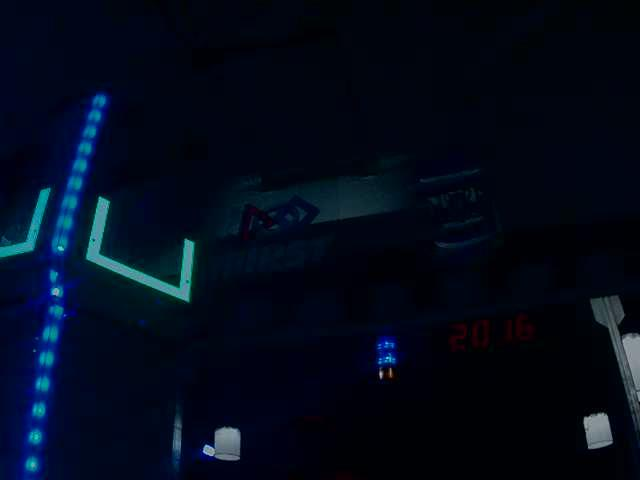
#> input picture 2016_RealFullField/12.jpg, 640 x 480 px; its folder holds only this picture in this run
$ python process_all.py   (older library calls are emulated)
#> lines starting #> are read from the running program, lines starting #| are printed output that depends on the picture; after the words box and inside, x2 and y2 are one past the last pixel; in counts of white or black regions, pixels touching at a corner belong together
#!/usr/bin/env python3

import cv2
import glob
import os.path


def process_hsv(dir):
#> called with dir = '../2016_RealFullField/'
    hsv_target_color = (178 // 2, 1.0 * 255, .61 * 255)
    hsv_target_lower = (hsv_target_color[0] - 5, 100, 100)
    hsv_target_upper = (hsv_target_color[0] + 5, 255, 255)

    for img in glob.glob(dir + "*.jpg"):
        print(img)
        bgr_image = cv2.imread(img)
#> bgr_image is the input picture: shape (480, 640, 3); mean B, G, R 25.9, 10.2, 2.7
        hsv_image = cv2.cvtColor(bgr_image, cv2.COLOR_BGR2HSV)
#> hsv_image: shape (480, 640, 3); mean H, S, V 112.5, 244.2, 26.1
        hsv_blurred_image = cv2.GaussianBlur(hsv_image, (5, 5), 0)
#> hsv_blurred_image: shape (480, 640, 3); mean H, S, V 112.5, 244.2, 26.1
        hsv_inrange_image = cv2.inRange(hsv_blurred_image, hsv_target_lower,
                                        hsv_target_upper)
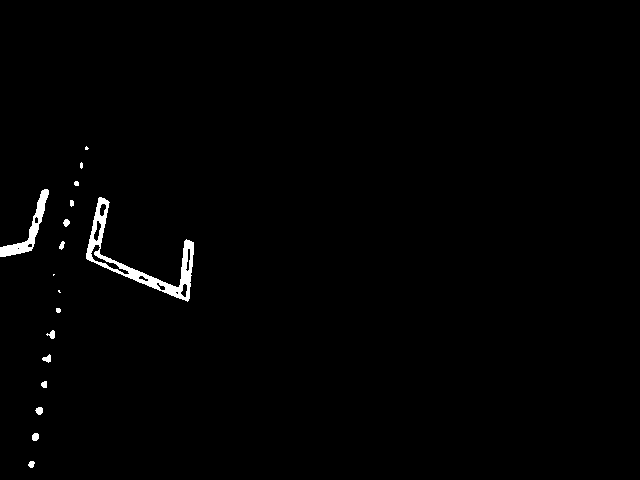
#> hsv_inrange_image: shape (480, 640); 1% white; 17 white regions (4 under 20 px)
        _, contours, _ = cv2.findContours(hsv_inrange_image.copy(),
                                          cv2.RETR_LIST,
                                          cv2.CHAIN_APPROX_SIMPLE)
#> contours = 28 contours, 10 with area under 20; largest, box (x1, y1, x2, y2) and area: (86, 197, 194, 302) 2122, (0, 189, 49, 257) 690, (90, 244, 130, 275) 222, (93, 220, 102, 242) 90, (185, 248, 191, 272) 64

        target_contour = sorted(contours, key=cv2.contourArea, reverse=True)[0]
#> target_contour = contour of 238 points, box (x1, y1, x2, y2) (86, 197, 194, 302), area 2122

        bgr_image_copy = bgr_image.copy()
        cv2.drawContours(bgr_image_copy, [target_contour], -1, (0, 0, 255), 2)
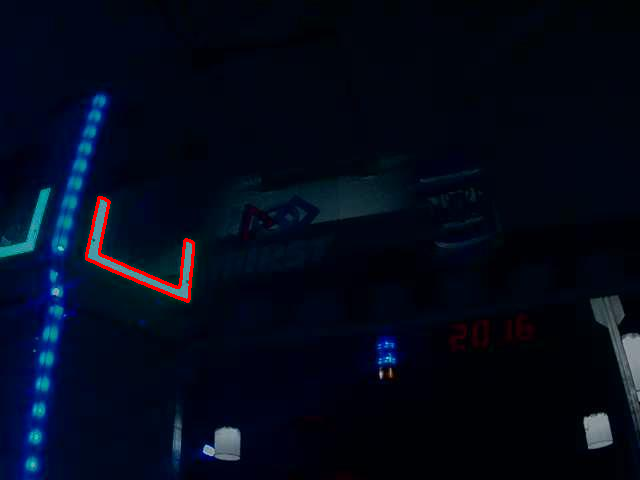
#> bgr_image_copy: shape (480, 640, 3); 0.49% of pixels changed, all inside (x1, y1, x2, y2) = (85, 196, 195, 303)
        cv2.imwrite("/tmp/process_hsv/" + os.path.basename(img),
                    bgr_image_copy)

if __name__ == '__main__':
    process_hsv("../2016_RealFullField/")

$ run again, on 2016_RealFullField/190.jpg
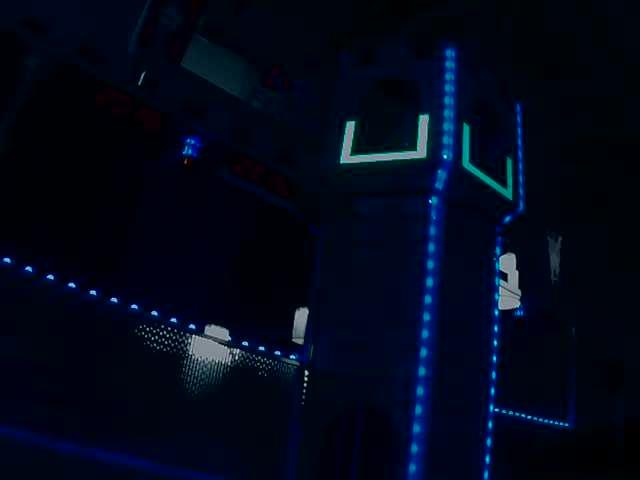
#> input picture 2016_RealFullField/190.jpg, 640 x 480 px
#> in process_hsv, bgr_image is the input picture: shape (480, 640, 3); mean B, G, R 25.7, 8.2, 2.7
#> hsv_image: shape (480, 640, 3); mean H, S, V 113.9, 244.7, 25.8
#> hsv_blurred_image: shape (480, 640, 3); mean H, S, V 113.9, 244.7, 25.8
#> in process_hsv, `hsv_inrange_image = cv2.inRange(hsv_blurred_image, hsv_target_lower, h..`:
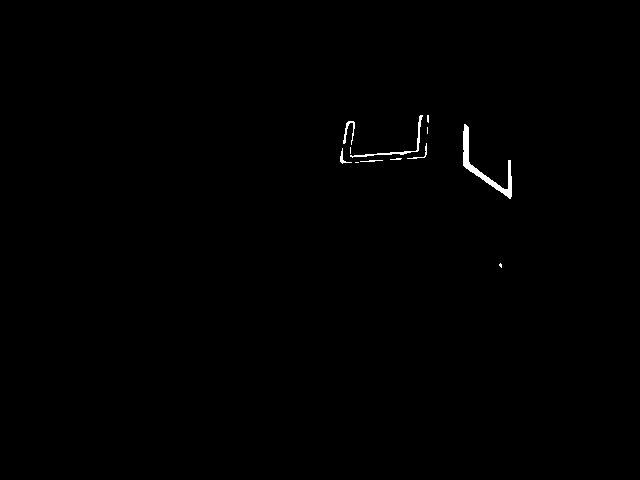
#> hsv_inrange_image: shape (480, 640); 0.37% white; 12 white regions (6 under 20 px)
#> contours = 12 contours, 8 with area under 20; largest, box (x1, y1, x2, y2) and area: (463, 124, 512, 199) 530, (350, 115, 423, 158) 120, (343, 121, 355, 145) 48, (340, 148, 352, 164) 24
#> target_contour = contour of 68 points, box (x1, y1, x2, y2) (463, 124, 512, 199), area 530
#> in process_hsv, `cv2.drawContours(bgr_image_copy, [target_contour], -1, (0, 0, 255), 2)`:
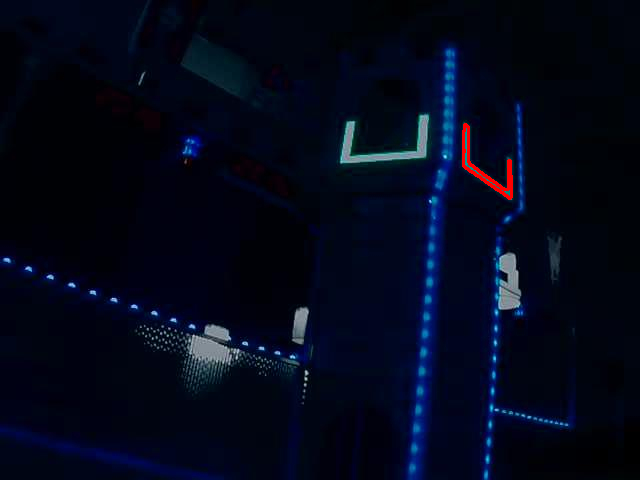
#> bgr_image_copy: shape (480, 640, 3); 0.27% of pixels changed, all inside (x1, y1, x2, y2) = (462, 123, 513, 200)

$ run again, on 2016_RealFullField/192.jpg
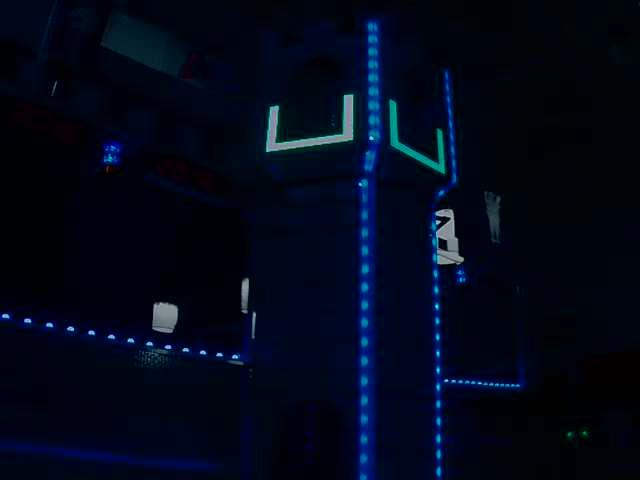
#> input picture 2016_RealFullField/192.jpg, 640 x 480 px
#> in process_hsv, bgr_image is the input picture: shape (480, 640, 3); mean B, G, R 25.1, 8, 2.2
#> hsv_image: shape (480, 640, 3); mean H, S, V 112.3, 244.1, 25.2
#> hsv_blurred_image: shape (480, 640, 3); mean H, S, V 112.3, 244.1, 25.2
#> in process_hsv, `hsv_inrange_image = cv2.inRange(hsv_blurred_image, hsv_target_lower, h..`:
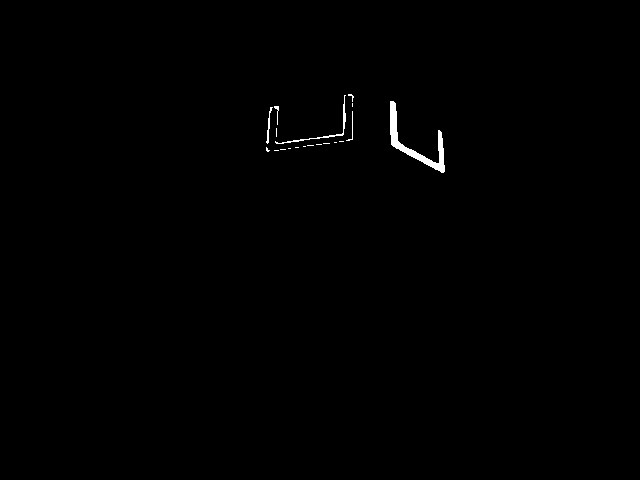
#> hsv_inrange_image: shape (480, 640); 0.4% white; 19 white regions (14 under 20 px)
#> contours = 19 contours, 16 with area under 20; largest, box (x1, y1, x2, y2) and area: (390, 101, 445, 173) 692, (275, 95, 346, 144) 78, (266, 107, 273, 144) 32
#> target_contour = contour of 96 points, box (x1, y1, x2, y2) (390, 101, 445, 173), area 692
#> in process_hsv, `cv2.drawContours(bgr_image_copy, [target_contour], -1, (0, 0, 255), 2)`:
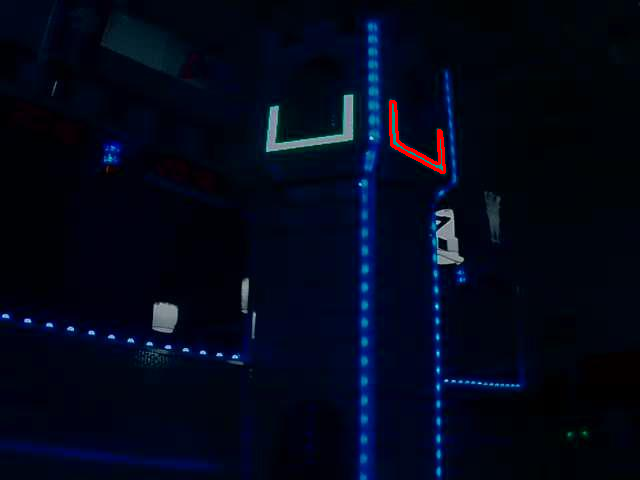
#> bgr_image_copy: shape (480, 640, 3); 0.29% of pixels changed, all inside (x1, y1, x2, y2) = (389, 100, 446, 174)

$ run again, on 2016_RealFullField/181.jpg
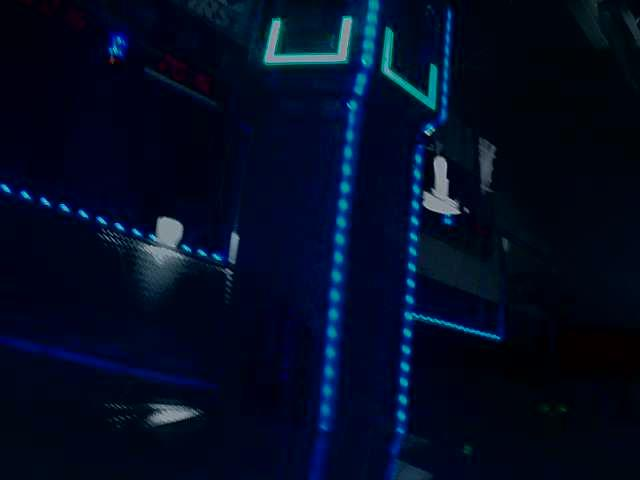
#> input picture 2016_RealFullField/181.jpg, 640 x 480 px
#> in process_hsv, bgr_image is the input picture: shape (480, 640, 3); mean B, G, R 35, 12, 3.1
#> hsv_image: shape (480, 640, 3); mean H, S, V 112.3, 245.2, 35.1
#> hsv_blurred_image: shape (480, 640, 3); mean H, S, V 112.4, 245.2, 35.1
#> in process_hsv, `hsv_inrange_image = cv2.inRange(hsv_blurred_image, hsv_target_lower, h..`:
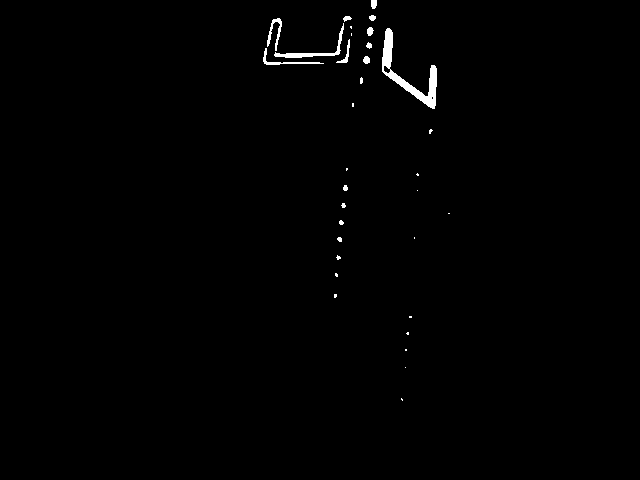
#> hsv_inrange_image: shape (480, 640); 0.71% white; 33 white regions (20 under 20 px)
#> contours = 35 contours, 24 with area under 20; largest, box (x1, y1, x2, y2) and area: (382, 28, 437, 109) 926, (274, 23, 344, 58) 232, (267, 18, 282, 51) 104, (263, 48, 324, 65) 92, (336, 39, 350, 63) 50
#> target_contour = contour of 84 points, box (x1, y1, x2, y2) (382, 28, 437, 109), area 926
#> in process_hsv, `cv2.drawContours(bgr_image_copy, [target_contour], -1, (0, 0, 255), 2)`:
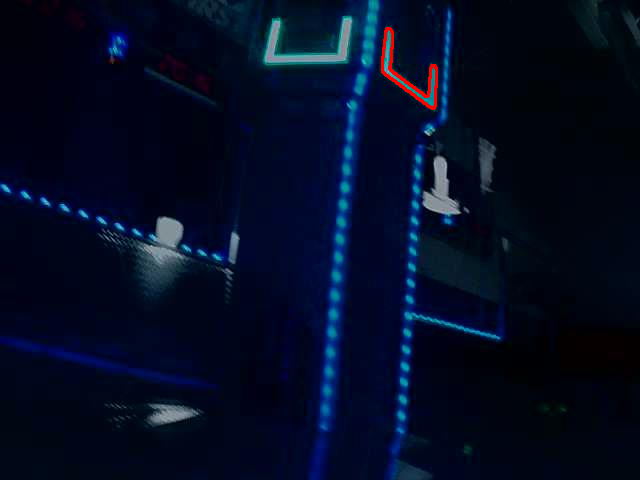
#> bgr_image_copy: shape (480, 640, 3); 0.3% of pixels changed, all inside (x1, y1, x2, y2) = (381, 27, 438, 110)
